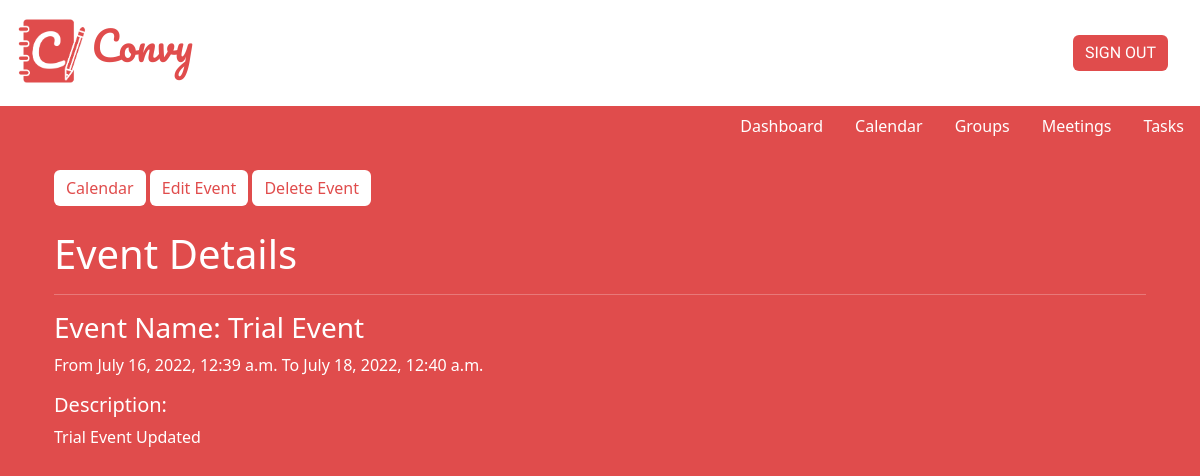
/calendar/event/2/details/ (signed in), run on the app's committed database.
### convy_calendar/models/event.py (models this page shows, shortened)
class Event(EventAbstract):
    user = models.ForeignKey(User, on_delete=models.CASCADE, related_name="events")
    title = models.CharField(max_length=200, unique=True)
    description = models.TextField()
    start_time = models.DateTimeField()
    end_time = models.DateTimeField()
    objects = EventManager()

### convy_calendar/views/other_views.py (the view)
# urls.py: path("event/<int:event_id>/details/", views.event_details, name="event-detail"),
@login_required(login_url="signup")
def event_details(request, event_id):
    event = Event.objects.get(id=event_id)
    eventmember = EventMember.objects.filter(event=event)
    context = {"event": event, "eventmember": eventmember}
    return render(request, "event-details.html", context)

### convy_calendar/templates/event-details.html (shortened to what this page needs)
{% extends 'authentication/base.html' %}
{% block content %}
    <div class="container">
        <div class="clearfix">
            <a class="btn btn-primary left" href="{% url 'convy_calendar:calendars' %}"> Calendar </a>
            <a class="btn btn-info right mr-2" href="{% url 'convy_calendar:event_edit' event.pk %}"> Edit Event </a>
            <a class="btn btn-info right mr-2" href="{% url 'convy_calendar:event_delete' event.pk %}"> Delete Event </a>
        </div>
        <br>
        <div class="clearfix">
            <h1>Event Details</h1>
            <hr>
            <h3 style="color: white;">Event Name: {{ event.title }}</h3>
            <p>From <span>{{ event.start_time }}</span> To <span>{{ event.end_time }}</span></p>
            <h5 style="color: white;">Description:</h5>
            <p>{{ event.description }}</p>
        </div>
    </div>
{% endblock %}

### authentication/static/authentication/styles/base.css (style rules this page uses)
* { margin: 0; padding: 0; box-sizing: border-box; }
body { background-color: #e04c4c; }
.nav-link, .nav-link:hover, a { color: white; }
h1, h3, hr, p, ul, a, li, form { color: white; }
.btn { background-color: white; color: #e04c4c; border: 0px; }

### data on the page
Event: title "Trial Event", start_time "July 16, 2022, 12:39 a.m.", end_time "July 18, 2022, 12:40 a.m.", description "Trial Event Updated"
